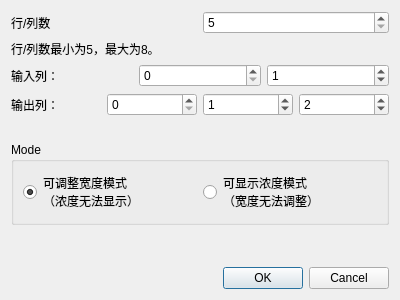
<?xml version="1.0" encoding="UTF-8"?>
<ui version="4.0">
 <class>DialogNew</class>
 <widget class="QDialog" name="DialogNew">
  <property name="geometry">
   <rect>
    <x>0</x>
    <y>0</y>
    <width>400</width>
    <height>300</height>
   </rect>
  </property>
  <property name="windowTitle">
   <string>Dialog</string>
  </property>
  <layout class="QVBoxLayout" name="verticalLayout_2">
   <item>
    <layout class="QVBoxLayout" name="verticalLayout">
     <item>
      <layout class="QHBoxLayout" name="horizontalLayout">
       <item>
        <widget class="QLabel" name="label">
         <property name="text">
          <string>行/列数</string>
         </property>
        </widget>
       </item>
       <item>
        <widget class="QSpinBox" name="spinBox">
         <property name="minimum">
          <number>5</number>
         </property>
         <property name="maximum">
          <number>8</number>
         </property>
        </widget>
       </item>
      </layout>
     </item>
     <item>
      <widget class="QLabel" name="label_2">
       <property name="text">
        <string>行/列数最小为5，最大为8。</string>
       </property>
      </widget>
     </item>
    </layout>
   </item>
   <item>
    <layout class="QHBoxLayout" name="horizontalLayout_2">
     <item>
      <widget class="QLabel" name="label_3">
       <property name="text">
        <string>输入列：</string>
       </property>
      </widget>
     </item>
     <item>
      <widget class="QSpinBox" name="spin_i1">
       <property name="minimum">
        <number>0</number>
       </property>
       <property name="maximum">
        <number>7</number>
       </property>
      </widget>
     </item>
     <item>
      <widget class="QSpinBox" name="spin_i2">
       <property name="minimum">
        <number>0</number>
       </property>
       <property name="maximum">
        <number>7</number>
       </property>
       <property name="value">
        <number>1</number>
       </property>
      </widget>
     </item>
    </layout>
   </item>
   <item>
    <layout class="QHBoxLayout" name="horizontalLayout_3">
     <item>
      <widget class="QLabel" name="label_4">
       <property name="text">
        <string>输出列：</string>
       </property>
      </widget>
     </item>
     <item>
      <widget class="QSpinBox" name="spin_o1">
       <property name="minimum">
        <number>0</number>
       </property>
       <property name="maximum">
        <number>7</number>
       </property>
      </widget>
     </item>
     <item>
      <widget class="QSpinBox" name="spin_o2">
       <property name="minimum">
        <number>0</number>
       </property>
       <property name="maximum">
        <number>7</number>
       </property>
       <property name="value">
        <number>1</number>
       </property>
      </widget>
     </item>
     <item>
      <widget class="QSpinBox" name="spin_o3">
       <property name="minimum">
        <number>0</number>
       </property>
       <property name="maximum">
        <number>7</number>
       </property>
       <property name="value">
        <number>2</number>
       </property>
      </widget>
     </item>
    </layout>
   </item>
   <item>
    <widget class="QLabel" name="lblWarning">
     <property name="text">
      <string/>
     </property>
    </widget>
   </item>
   <item>
    <widget class="QGroupBox" name="groupBox">
     <property name="title">
      <string>Mode</string>
     </property>
     <layout class="QHBoxLayout" name="horizontalLayout_5">
      <item>
       <widget class="QRadioButton" name="radioSpeed">
        <property name="text">
         <string>可调整宽度模式
（浓度无法显示）</string>
        </property>
        <property name="checked">
         <bool>true</bool>
        </property>
       </widget>
      </item>
      <item>
       <widget class="QRadioButton" name="radioCon">
        <property name="text">
         <string>可显示浓度模式
（宽度无法调整）</string>
        </property>
       </widget>
      </item>
     </layout>
    </widget>
   </item>
   <item>
    <spacer name="verticalSpacer">
     <property name="orientation">
      <enum>Qt::Vertical</enum>
     </property>
     <property name="sizeHint" stdset="0">
      <size>
       <width>20</width>
       <height>124</height>
      </size>
     </property>
    </spacer>
   </item>
   <item>
    <layout class="QHBoxLayout" name="horizontalLayout_4">
     <item>
      <spacer name="horizontalSpacer">
       <property name="orientation">
        <enum>Qt::Horizontal</enum>
       </property>
       <property name="sizeHint" stdset="0">
        <size>
         <width>40</width>
         <height>20</height>
        </size>
       </property>
      </spacer>
     </item>
     <item>
      <widget class="QDialogButtonBox" name="buttonBox">
       <property name="orientation">
        <enum>Qt::Horizontal</enum>
       </property>
       <property name="standardButtons">
        <set>QDialogButtonBox::Cancel|QDialogButtonBox::Ok</set>
       </property>
      </widget>
     </item>
    </layout>
   </item>
  </layout>
 </widget>
 <resources/>
 <connections>
  <connection>
   <sender>buttonBox</sender>
   <signal>accepted()</signal>
   <receiver>DialogNew</receiver>
   <slot>accept()</slot>
   <hints>
    <hint type="sourcelabel">
     <x>387</x>
     <y>287</y>
    </hint>
    <hint type="destinationlabel">
     <x>157</x>
     <y>274</y>
    </hint>
   </hints>
  </connection>
  <connection>
   <sender>buttonBox</sender>
   <signal>rejected()</signal>
   <receiver>DialogNew</receiver>
   <slot>reject()</slot>
   <hints>
    <hint type="sourcelabel">
     <x>316</x>
     <y>260</y>
    </hint>
    <hint type="destinationlabel">
     <x>286</x>
     <y>274</y>
    </hint>
   </hints>
  </connection>
 </connections>
</ui>
